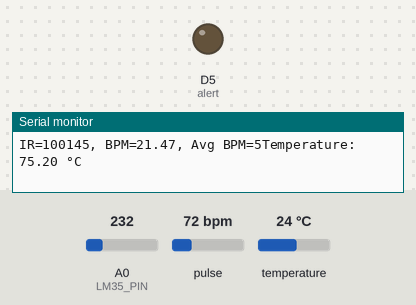
Recording of a sketch running on a simulated ESP8266 (NodeMCU). On the bench: output pins drawn as LEDs (lit = HIGH), the last lines printed to the serial monitor. Inputs (shaded band) come from the test bench; at power-on: temperature 24 °C, A0 (LM35_PIN) = 232, pulse 72 bpm. WiFi joins after 1.5 s; servers stay silent unless stated.

Above: at 3.2 s.
3.3 s: temperature set to 37 °C
5.9 s: temperature set to 38.3 °C
At 7.3 s:
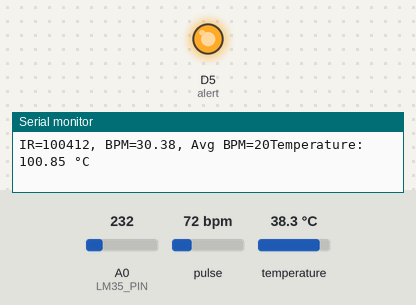
8.2 s: temperature set to 12 °C
At 9.1 s:
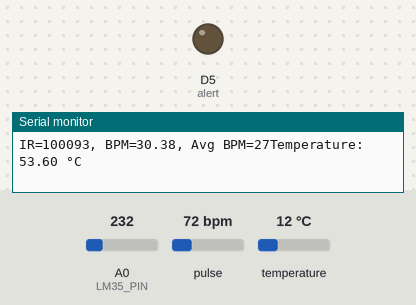
10.2 s: temperature set to 41 °C
At 12.1 s:
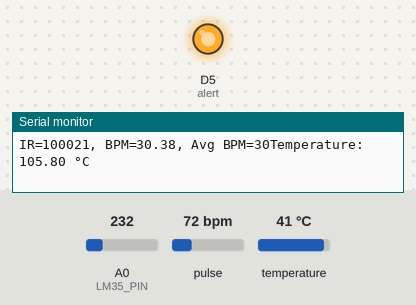
Timing chart, 0 to 13.1 s (numbered marks = the images above; inputs shaded):
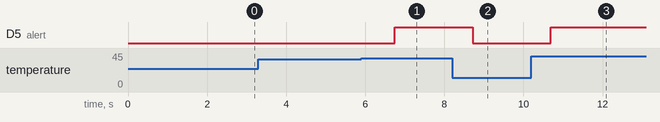

Measured:
- the behaviour switches between 37.8 and 37.9 °C on temperature (found by bisection; images 0 and 1)
- after the input at 5.9 s, D5 (alert): LOW → HIGH after 0.85 s
- after the input at 8.2 s, D5 (alert): HIGH → LOW after 0.52 s
- after the input at 10.2 s, D5 (alert): LOW → HIGH after 0.50 s

The sketch:

sketch_jun21b.ino
```cpp
/*
  Optical Heart Rate Detection (PBA Algorithm) using the MAX30105 Breakout
  By: Nathan Seidle @ SparkFun Electronics
  Date: October 2nd, 2016
  https://github.com/sparkfun/MAX30105_Breakout

  This is a demo to show the reading of heart rate or beats per minute (BPM) using
  a Penpheral Beat Amplitude (PBA) algorithm.

  It is best to attach the sensor to your finger using a rubber band or other tightening
  device. Humans are generally bad at applying constant pressure to a thing. When you
  press your finger against the sensor it varies enough to cause the blood in your
  finger to flow differently which causes the sensor readings to go wonky.

  Hardware Connections (Breakoutboard to Arduino):
  -5V = 5V (3.3V is allowed)
  -GND = GND
  -SDA = A4 (or SDA)
  -SCL = A5 (or SCL)
  -INT = Not connected

  The MAX30105 Breakout can handle 5V or 3.3V I2C logic. We recommend powering the board with 5V
  but it will also run at 3.3V.
*/
#include <OneWire.h>
#include <DallasTemperature.h>
#include <Wire.h>
#include "MAX30105.h"
#include "heartRate.h"
#include <ESP8266WiFi.h>
#include <WiFiClient.h>
#include <ThingSpeak.h>

#define alert D5
#define ONE_WIRE_BUS D6


//just change the following
#define WIFI_SSID "narzo 50A"     //your wifi name
#define WIFI_PASSWORD "ambuja@321"      //wifi password
unsigned long myChannelNumber =2099225 ;    //channel id from thingspeak
const char * myWriteAPIKey = "FG63J0NGI9IO4G6F";    //read API from thingspeak

OneWire oneWire(ONE_WIRE_BUS);
DallasTemperature sensors(&oneWire);
MAX30105 particleSensor;

const byte RATE_SIZE = 4; //Increase this for more averaging. 4 is good.
byte rates[RATE_SIZE]; //Array of heart rates
byte rateSpot = 0;
long lastBeat = 0; //Time at which the last beat occurred

float beatsPerMinute;
int beatAvg;

const int LM35_PIN = A0;

WiFiClient client;
float Celsius = 0;
float Fahrenheit = 0;

void setup()
{
  sensors.begin();
  pinMode(alert,OUTPUT);
  pinMode(LM35_PIN,INPUT);
  Serial.begin(115200);
  Serial.println("Initializing...");


  // Connect to Wi-Fi
  WiFi.begin(WIFI_SSID, WIFI_PASSWORD);
  while (WiFi.status() != WL_CONNECTED) {
    delay(1000);
    Serial.println("Connecting to WiFi...");
  }
  Serial.println("Connected to WiFi");


  // Initialize sensor
  if (!particleSensor.begin(Wire, I2C_SPEED_FAST)) //Use default I2C port, 400kHz speed
  {
    Serial.println("MAX30105 was not found. Please check wiring/power. ");
    while (1);
  }
  Serial.println("Place your index finger on the sensor with steady pressure.");

  particleSensor.setup(); //Configure sensor with default settings
  particleSensor.setPulseAmplitudeRed(0x0A); //Turn Red LED to low to indicate sensor is running
  particleSensor.setPulseAmplitudeGreen(0); //Turn off Green LED


  ThingSpeak.begin(client);
}

void loop()
{
  sensors.requestTemperatures();
  Celsius = sensors.getTempCByIndex(0);
  Fahrenheit = sensors.toFahrenheit(Celsius);
  int sensorValue = analogRead(LM35_PIN);
  long irValue = particleSensor.getIR();

  // Convert the analog reading to temperature in degrees Celsius
  float voltage = (sensorValue * 5.0) / 1023.0;
  float temperature = (voltage - 0.5) * 100.0;
  temperature=100-temperature;

  if (checkForBeat(irValue) == true)
  {
    //We sensed a beat!
    long delta = millis() - lastBeat;
    lastBeat = millis();

    beatsPerMinute = 60 / (delta / 1000.0);

    if (beatsPerMinute < 255 && beatsPerMinute > 20)
    {
      rates[rateSpot++] = (byte)beatsPerMinute; //Store this reading in the array
      rateSpot %= RATE_SIZE; //Wrap variable

      //Take average of readings
      beatAvg = 0;
      for (byte x = 0 ; x < RATE_SIZE ; x++)
        beatAvg += rates[x];
      beatAvg /= RATE_SIZE;
    }
  }

//  temperature=100-temperature;

  Serial.print("IR=");
  Serial.print(irValue);
  Serial.print(", BPM=");
  Serial.print(beatsPerMinute);
  Serial.print(", Avg BPM=");
  Serial.print(beatAvg);
  Serial.print("Temperature: ");
  Serial.print(Fahrenheit);
  Serial.print(" °C");
  if(Fahrenheit>100){
    digitalWrite(alert,HIGH);
    }

   else{
    digitalWrite(alert,LOW);
    }

  ThingSpeak.writeField(myChannelNumber,1,irValue,myWriteAPIKey);
  ThingSpeak.writeField(myChannelNumber,2,beatsPerMinute,myWriteAPIKey);
  ThingSpeak.writeField(myChannelNumber,3,beatAvg,myWriteAPIKey);
  ThingSpeak.writeField(myChannelNumber,4,Fahrenheit,myWriteAPIKey);

  if (irValue < 50000)
    Serial.print(" No finger?");

  Serial.println();
}
```
